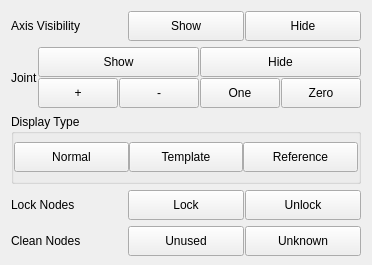
           <widget class="QWidget" name="SurgeryPage">
            <property name="geometry">
             <rect>
              <x>0</x>
              <y>0</y>
              <width>206</width>
              <height>265</height>
             </rect>
            </property>
            <attribute name="label">
             <string>Others</string>
            </attribute>
            <layout class="QVBoxLayout" name="verticalLayout_30">
             <property name="bottomMargin">
              <number>9</number>
             </property>
             <item>
              <widget class="QFrame" name="LaySurgeryAxisVisibility">
               <property name="maximumSize">
                <size>
                 <width>16777215</width>
                 <height>30</height>
                </size>
               </property>
               <property name="class" stdset="0">
                <string>label_frame</string>
               </property>
               <layout class="QHBoxLayout" name="horizontalLayout_35" stretch="1,2">
                <property name="spacing">
                 <number>0</number>
                </property>
                <property name="leftMargin">
                 <number>0</number>
                </property>
                <property name="topMargin">
                 <number>0</number>
                </property>
                <property name="rightMargin">
                 <number>0</number>
                </property>
                <property name="bottomMargin">
                 <number>0</number>
                </property>
                <item>
                 <widget class="QLabel" name="LlblAxisVisibility">
                  <property name="text">
                   <string>Axis Visibility</string>
                  </property>
                 </widget>
                </item>
                <item>
                 <layout class="QHBoxLayout" name="horizontalLayout_12">
                  <property name="spacing">
                   <number>1</number>
                  </property>
                  <property name="leftMargin">
                   <number>0</number>
                  </property>
                  <property name="rightMargin">
                   <number>0</number>
                  </property>
                  <item>
                   <widget class="QPushButton" name="BtnAxisVisible">
                    <property name="minimumSize">
                     <size>
                      <width>0</width>
                      <height>30</height>
                     </size>
                    </property>
                    <property name="toolTip">
                     <string>Show axis.</string>
                    </property>
                    <property name="text">
                     <string>Show</string>
                    </property>
                   </widget>
                  </item>
                  <item>
                   <widget class="QPushButton" name="BtnAxisHide">
                    <property name="minimumSize">
                     <size>
                      <width>0</width>
                      <height>30</height>
                     </size>
                    </property>
                    <property name="toolTip">
                     <string>Hide axis. If no selection, hides every visible axis.</string>
                    </property>
                    <property name="text">
                     <string>Hide</string>
                    </property>
                    <property name="class" stdset="0">
                     <string>control-group-right</string>
                    </property>
                   </widget>
                  </item>
                 </layout>
                </item>
               </layout>
              </widget>
             </item>
             <item>
              <widget class="QFrame" name="LaySurgeryJoint">
               <property name="maximumSize">
                <size>
                 <width>16777215</width>
                 <height>63</height>
                </size>
               </property>
               <property name="class" stdset="0">
                <string>label_frame</string>
               </property>
               <layout class="QHBoxLayout" name="horizontalLayout_5" stretch="1,2">
                <property name="spacing">
                 <number>0</number>
                </property>
                <property name="leftMargin">
                 <number>0</number>
                </property>
                <property name="topMargin">
                 <number>0</number>
                </property>
                <property name="rightMargin">
                 <number>0</number>
                </property>
                <property name="bottomMargin">
                 <number>0</number>
                </property>
                <item>
                 <widget class="QLabel" name="lblJointVisibility">
                  <property name="text">
                   <string>Joint</string>
                  </property>
                 </widget>
                </item>
                <item>
                 <widget class="QFrame" name="verticalFrame">
                  <layout class="QVBoxLayout" name="verticalLayout_21">
                   <property name="spacing">
                    <number>1</number>
                   </property>
                   <property name="leftMargin">
                    <number>0</number>
                   </property>
                   <property name="topMargin">
                    <number>0</number>
                   </property>
                   <property name="rightMargin">
                    <number>0</number>
                   </property>
                   <property name="bottomMargin">
                    <number>0</number>
                   </property>
                   <item>
                    <layout class="QHBoxLayout" name="horizontalLayout_36">
                     <property name="spacing">
                      <number>1</number>
                     </property>
                     <item>
                      <widget class="QPushButton" name="BtnJointVisible">
                       <property name="minimumSize">
                        <size>
                         <width>0</width>
                         <height>30</height>
                        </size>
                       </property>
                       <property name="toolTip">
                        <string>Turn on visibility of selected joint.
 Visibility, radius, display, etc.</string>
                       </property>
                       <property name="text">
                        <string>Show</string>
                       </property>
                      </widget>
                     </item>
                     <item>
                      <widget class="QPushButton" name="BtnJointHide">
                       <property name="minimumSize">
                        <size>
                         <width>0</width>
                         <height>30</height>
                        </size>
                       </property>
                       <property name="toolTip">
                        <string>Turn off visibility of selected joint.
</string>
                       </property>
                       <property name="text">
                        <string>Hide</string>
                       </property>
                       <property name="class" stdset="0">
                        <string>control-group-top-right</string>
                       </property>
                      </widget>
                     </item>
                    </layout>
                   </item>
                   <item>
                    <layout class="QHBoxLayout" name="horizontalLayout_37">
                     <property name="spacing">
                      <number>1</number>
                     </property>
                     <property name="leftMargin">
                      <number>0</number>
                     </property>
                     <property name="topMargin">
                      <number>0</number>
                     </property>
                     <property name="rightMargin">
                      <number>0</number>
                     </property>
                     <property name="bottomMargin">
                      <number>0</number>
                     </property>
                     <item>
                      <widget class="QPushButton" name="BtnJointIncreaseRadius">
                       <property name="minimumSize">
                        <size>
                         <width>0</width>
                         <height>30</height>
                        </size>
                       </property>
                       <property name="toolTip">
                        <string>Increase joint radius by 0.1. </string>
                       </property>
                       <property name="text">
                        <string>+</string>
                       </property>
                      </widget>
                     </item>
                     <item>
                      <widget class="QPushButton" name="BtnJointDecreaseRadius">
                       <property name="minimumSize">
                        <size>
                         <width>0</width>
                         <height>30</height>
                        </size>
                       </property>
                       <property name="toolTip">
                        <string>Decrease joint radius by 0.1. </string>
                       </property>
                       <property name="text">
                        <string>-</string>
                       </property>
                      </widget>
                     </item>
                     <item>
                      <widget class="QPushButton" name="BtnJointSetRadiusOne">
                       <property name="minimumSize">
                        <size>
                         <width>0</width>
                         <height>30</height>
                        </size>
                       </property>
                       <property name="toolTip">
                        <string>Set joint radius to 1.0.</string>
                       </property>
                       <property name="text">
                        <string>One</string>
                       </property>
                      </widget>
                     </item>
                     <item>
                      <widget class="QPushButton" name="BtnJointSetRadiusZero">
                       <property name="minimumSize">
                        <size>
                         <width>0</width>
                         <height>30</height>
                        </size>
                       </property>
                       <property name="toolTip">
                        <string>Set joint radius to 0.0.</string>
                       </property>
                       <property name="text">
                        <string>Zero</string>
                       </property>
                       <property name="class" stdset="0">
                        <string>control-group-bottom-right</string>
                       </property>
                      </widget>
                     </item>
                    </layout>
                   </item>
                  </layout>
                 </widget>
                </item>
               </layout>
              </widget>
             </item>
             <item>
              <widget class="QGroupBox" name="LaySurgeryDisplayType">
               <property name="minimumSize">
                <size>
                 <width>0</width>
                 <height>70</height>
                </size>
               </property>
               <property name="maximumSize">
                <size>
                 <width>16777215</width>
                 <height>70</height>
                </size>
               </property>
               <property name="title">
                <string>Display Type</string>
               </property>
               <layout class="QHBoxLayout" name="horizontalLayout_40">
                <property name="spacing">
                 <number>0</number>
                </property>
                <property name="leftMargin">
                 <number>0</number>
                </property>
                <property name="topMargin">
                 <number>0</number>
                </property>
                <property name="rightMargin">
                 <number>0</number>
                </property>
                <property name="bottomMargin">
                 <number>0</number>
                </property>
                <item>
                 <widget class="QPushButton" name="BtnDisplayNormal">
                  <property name="minimumSize">
                   <size>
                    <width>0</width>
                    <height>30</height>
                   </size>
                  </property>
                  <property name="text">
                   <string>Normal</string>
                  </property>
                  <property name="class" stdset="0">
                   <string>control-group-left</string>
                  </property>
                 </widget>
                </item>
                <item>
                 <widget class="QPushButton" name="BtnDisplayTemplate">
                  <property name="minimumSize">
                   <size>
                    <width>0</width>
                    <height>30</height>
                   </size>
                  </property>
                  <property name="text">
                   <string>Template</string>
                  </property>
                 </widget>
                </item>
                <item>
                 <widget class="QPushButton" name="BtnDisplayReference">
                  <property name="minimumSize">
                   <size>
                    <width>0</width>
                    <height>30</height>
                   </size>
                  </property>
                  <property name="text">
                   <string>Reference</string>
                  </property>
                  <property name="class" stdset="0">
                   <string>control-group-right</string>
                  </property>
                 </widget>
                </item>
               </layout>
              </widget>
             </item>
             <item>
              <widget class="QFrame" name="LaySurgeryLock">
               <property name="minimumSize">
                <size>
                 <width>0</width>
                 <height>30</height>
                </size>
               </property>
               <property name="maximumSize">
                <size>
                 <width>16777215</width>
                 <height>30</height>
                </size>
               </property>
               <property name="class" stdset="0">
                <string>label_frame</string>
               </property>
               <layout class="QHBoxLayout" name="horizontalLayout_41" stretch="1,2">
                <property name="spacing">
                 <number>0</number>
                </property>
                <property name="leftMargin">
                 <number>0</number>
                </property>
                <property name="topMargin">
                 <number>0</number>
                </property>
                <property name="rightMargin">
                 <number>0</number>
                </property>
                <property name="bottomMargin">
                 <number>0</number>
                </property>
                <item>
                 <widget class="QLabel" name="LblLockNodes">
                  <property name="text">
                   <string>Lock Nodes</string>
                  </property>
                 </widget>
                </item>
                <item>
                 <widget class="QFrame" name="horizontalFrame_4">
                  <layout class="QHBoxLayout" name="horizontalLayout_20">
                   <property name="spacing">
                    <number>1</number>
                   </property>
                   <property name="leftMargin">
                    <number>0</number>
                   </property>
                   <property name="topMargin">
                    <number>0</number>
                   </property>
                   <property name="rightMargin">
                    <number>0</number>
                   </property>
                   <property name="bottomMargin">
                    <number>0</number>
                   </property>
                   <item>
                    <widget class="QPushButton" name="BtnLockNodes">
                     <property name="minimumSize">
                      <size>
                       <width>0</width>
                       <height>30</height>
                      </size>
                     </property>
                     <property name="text">
                      <string>Lock</string>
                     </property>
                    </widget>
                   </item>
                   <item>
                    <widget class="QPushButton" name="BtnUnlockNodes">
                     <property name="minimumSize">
                      <size>
                       <width>0</width>
                       <height>30</height>
                      </size>
                     </property>
                     <property name="text">
                      <string>Unlock</string>
                     </property>
                     <property name="class" stdset="0">
                      <string>control-group-right</string>
                     </property>
                    </widget>
                   </item>
                  </layout>
                 </widget>
                </item>
               </layout>
              </widget>
             </item>
             <item>
              <widget class="QFrame" name="LaySurgeryCleanNodes">
               <property name="minimumSize">
                <size>
                 <width>0</width>
                 <height>30</height>
                </size>
               </property>
               <property name="maximumSize">
                <size>
                 <width>16777215</width>
                 <height>30</height>
                </size>
               </property>
               <property name="class" stdset="0">
                <string>label_frame</string>
               </property>
               <layout class="QHBoxLayout" name="horizontalLayout_42" stretch="1,2">
                <property name="spacing">
                 <number>0</number>
                </property>
                <property name="leftMargin">
                 <number>0</number>
                </property>
                <property name="topMargin">
                 <number>0</number>
                </property>
                <property name="rightMargin">
                 <number>0</number>
                </property>
                <property name="bottomMargin">
                 <number>0</number>
                </property>
                <item>
                 <widget class="QLabel" name="lblCleanNodes">
                  <property name="text">
                   <string>Clean Nodes</string>
                  </property>
                 </widget>
                </item>
                <item>
                 <layout class="QHBoxLayout" name="horizontalLayout_24">
                  <property name="spacing">
                   <number>1</number>
                  </property>
                  <property name="leftMargin">
                   <number>0</number>
                  </property>
                  <property name="rightMargin">
                   <number>0</number>
                  </property>
                  <item>
                   <widget class="QPushButton" name="BtnCleanUnused">
                    <property name="minimumSize">
                     <size>
                      <width>0</width>
                      <height>30</height>
                     </size>
                    </property>
                    <property name="toolTip">
                     <string>Deletes unused nodes.</string>
                    </property>
                    <property name="text">
                     <string>Unused</string>
                    </property>
                   </widget>
                  </item>
                  <item>
                   <widget class="QPushButton" name="BtnCleanUnknown">
                    <property name="minimumSize">
                     <size>
                      <width>0</width>
                      <height>30</height>
                     </size>
                    </property>
                    <property name="toolTip">
                     <string>Deletes unknown nodes.</string>
                    </property>
                    <property name="text">
                     <string>Unknown</string>
                    </property>
                    <property name="class" stdset="0">
                     <string>control-group-right</string>
                    </property>
                   </widget>
                  </item>
                 </layout>
                </item>
               </layout>
              </widget>
             </item>
            </layout>
           </widget>
